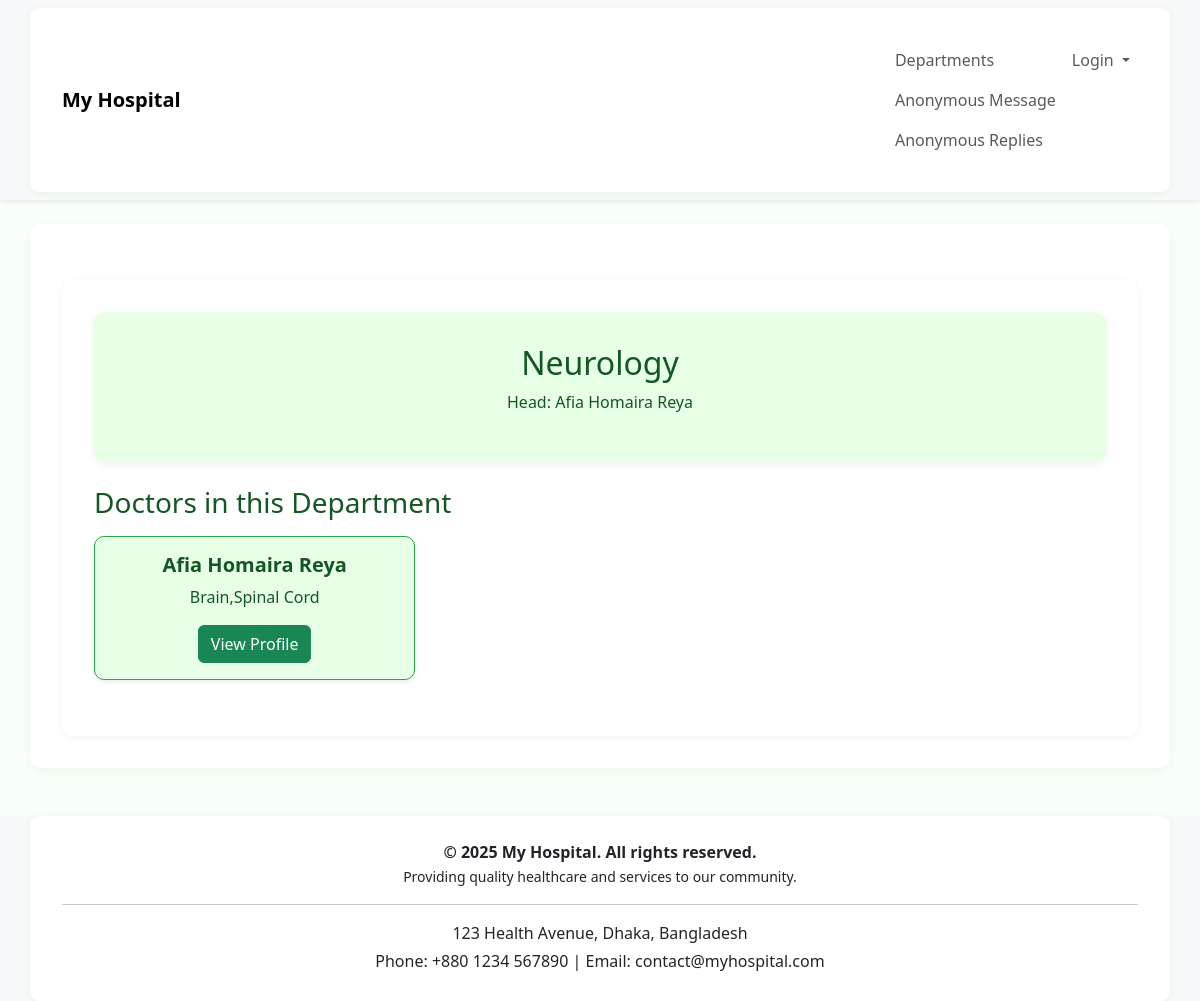
The page /doctors/department/2/ on the database its author committed.
### doctors/models.py (models this page shows, shortened)
class department(models.Model):
    name = models.CharField(max_length=100)
    head = models.CharField(max_length=100)

class doctor(models.Model):
    user = models.OneToOneField(User, on_delete=models.CASCADE, null=True, blank=True)  # link to Django user
    name = models.CharField(max_length=100)
    specialization = models.CharField(max_length=100)
    phone_number = models.CharField(max_length=15)
    email = models.EmailField()
    department = models.ForeignKey('department', on_delete=models.CASCADE, null=True, blank=True)
    photo = models.ImageField(upload_to='doctor_photos/', null=True, blank=True)
    education = models.CharField(max_length=255, null=True, blank=True)
    experience = models.TextField(null=True, blank=True)
    consultation_fee = models.DecimalField(max_digits=8, decimal_places=2, default=0)

### doctors/views.py (the view)
# urls.py: path('department/<int:dept_id>/', views.department_detail, name='department_detail'),
def department_detail(request, dept_id):
    dept = department.objects.get(id=dept_id)
    doctors = doctor.objects.filter(department=dept)
    return render(request, 'department_detail.html', {'department': dept, 'doctors': doctors})

### templates/department_detail.html (shortened to what this page needs)
{% extends 'base.html' %}
{% load static %}
{% block content %}
<link rel="stylesheet" href="{% static 'department.css' %}">
<div class="container mt-4">
    <div class="jumbotron text-center">
        <h2>{{ department.name }}</h2>
        <p>Head: {{ department.head }}</p>
    </div>
    <h3 class="mt-4 mb-3">Doctors in this Department</h3>
    <div class="row">
        {% for doc in doctors %}
        <div class="col-md-4 mb-4">
            <div class="card shadow-sm h-100">
                <div class="card-body text-center">
                    <h5 class="card-title">{{ doc.name }}</h5>
                    <p class="card-text">{{ doc.specialization }}</p>
                    <a href="{% url 'doctor_profile' doc.id %}" class="btn btn-success">View Profile</a>
                </div>
            </div>
        </div>
        {% empty %}
        <p>No doctors in this department.</p>
        {% endfor %}
    </div>
</div>
{% endblock %}

### static/department.css (style rules this page uses)
body { background-color: #f8fff8; }
.container { background: #fff; border-radius: 10px; padding: 2rem; box-shadow: 0 2px 8px rgba(40,167,69,0.08); }
.jumbotron { background-color: #e6ffe6; color: #155724; border-radius: 12px; padding: 2rem 1rem; box-shadow: 0 2px 8px rgba(21,87,36,0.08); }
.card { border-radius: 10px; border: 1px solid #28a745; background-color: #e6ffe6; color: #155724; transition: box-shadow 0.2s; }
.card-title { color: #155724; font-weight: bold; }
h1, h2, h3 { color: #155724; }

### rows shown on the page
department: name "Neurology", head "Afia Homaira Reya"
doctor: name "Afia Homaira Reya", specialization "Brain,Spinal Cord"
